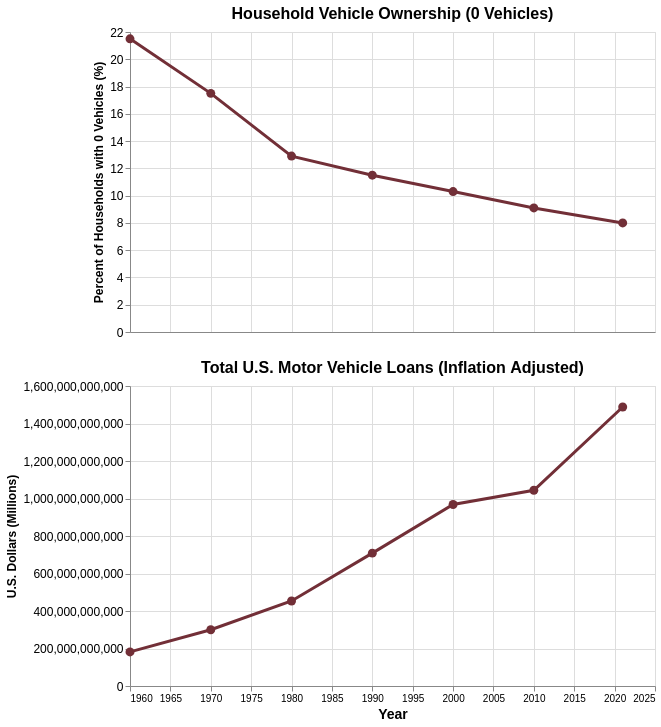

The code cell stored with this chart in its notebook:
### Code cell
line1 = alt.Chart(interest).mark_line(color = '#722F37', strokeWidth=3, point=alt.OverlayMarkDef(color='#722F37', filled=True, size=80)).encode(
    x=alt.X('year', axis=alt.Axis(labels=False, ticks = False, title=None)),
    y=alt.Y('vehicle:Q', title='Percent of Households with 0 Vehicles (%)',axis=alt.Axis(labelFontSize = 12, titleFontSize=12)),
    tooltip=[alt.Tooltip('year', title = 'Year'),
             alt.Tooltip('vehicle:Q', title = 'Percent (%)')]
).properties(title=alt.TitleParams(text='Household Vehicle Ownership (0 Vehicles)', fontSize=16), height = 300, width = 525)

line2 = alt.Chart(interest).mark_line(color = '#722F37', strokeWidth=3, point=alt.OverlayMarkDef(color='#722F37', filled=True, size=80)).encode(
    x=alt.X('year', title = 'Year', axis=alt.Axis(format='.0f', titleFontSize=14)),
    y=alt.Y('Value:Q', title='U.S. Dollars (Millions)',axis=alt.Axis(labelFontSize = 12, titleFontSize=12)),
    tooltip=[alt.Tooltip('year', title = 'Year'),
             alt.Tooltip('Value:Q', title = 'U.S. Dollars (Millions)')]
).properties(title=alt.TitleParams(text='Total U.S. Motor Vehicle Loans (Inflation Adjusted)', fontSize=16), height = 300, width = 525)

final_line=line1 & line2

final_line

### Figure 1 — Vega-Lite specification as saved in the notebook (floating-point values rounded to 4 significant figures)
{"config": {"view": {"continuousWidth": 300, "continuousHeight": 300}}, "vconcat": [{"mark": {"type": "line", "color": "#722F37", "point": {"color": "#722F37", "filled": true, "size": 80}, "strokeWidth": 3}, "encoding": {"tooltip": [{"field": "year", "title": "Year", "type": "quantitative"}, {"field": "vehicle", "title": "Percent (%)", "type": "quantitative"}], "x": {"axis": {"labels": false, "ticks": false, "title": null}, "field": "year", "type": "quantitative"}, "y": {"axis": {"labelFontSize": 12, "titleFontSize": 12}, "field": "vehicle", "title": "Percent of Households with 0 Vehicles (%)", "type": "quantitative"}}, "height": 300, "title": {"text": "Household Vehicle Ownership (0 Vehicles)", "fontSize": 16}, "width": 525}, {"mark": {"type": "line", "color": "#722F37", "point": {"color": "#722F37", "filled": true, "size": 80}, "strokeWidth": 3}, "encoding": {"tooltip": [{"field": "year", "title": "Year", "type": "quantitative"}, {"field": "Value", "title": "U.S. Dollars (Millions)", "type": "quantitative"}], "x": {"axis": {"format": ".0f", "titleFontSize": 14}, "field": "year", "title": "Year", "type": "quantitative"}, "y": {"axis": {"labelFontSize": 12, "titleFontSize": 12}, "field": "Value", "title": "U.S. Dollars (Millions)", "type": "quantitative"}}, "height": 300, "title": {"text": "Total U.S. Motor Vehicle Loans (Inflation Adjusted)", "fontSize": 16}, "width": 525}], "data": {"name": "data-d66434c52afbc3fe2a82d7819c3b3082"}, "$schema": "https://vega.github.io/schema/vega-lite/v6.1.0.json", "datasets": {"data-d66434c52afbc3fe2a82d7819c3b3082": [{"Date": "1960-01-01", "Value": 181700000000.0, "year": 1960, "vehicle": 21.5}, {"Date": "1970-01-01", "Value": 300000000000.0, "year": 1970, "vehicle": 17.5}, {"Date": "1980-01-01", "Value": 453400000000.0, "year": 1980, "vehicle": 12.9}, {"Date": "1990-01-01", "Value": 708700000000.0, "year": 1990, "vehicle": 11.5}, {"Date": "2000-01-01", "Value": 968000000000.0, "year": 2000, "vehicle": 10.3}, {"Date": "2010-01-01", "Value": 1044000000000.0, "year": 2010, "vehicle": 9.1}, {"Date": "2021-01-01", "Value": 1488000000000.0, "year": 2021, "vehicle": 8.0}]}}
